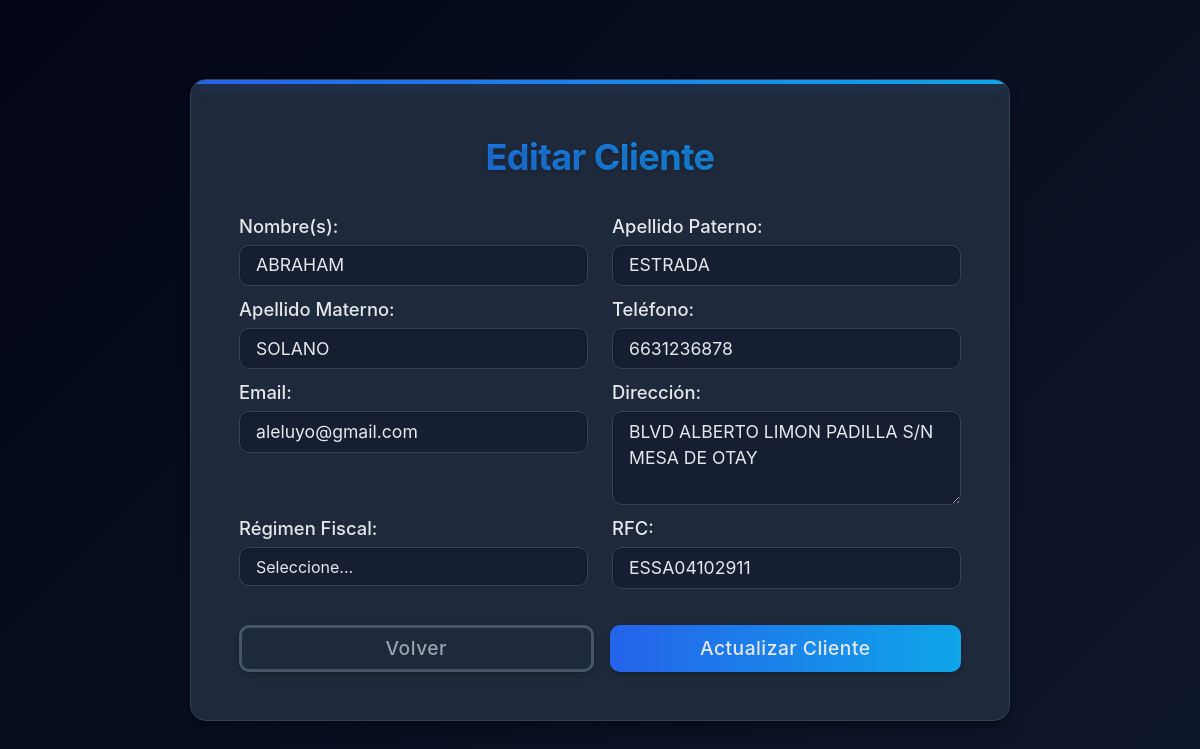
/modules/clients/edit.php?id=4 (signed in), run on the app's committed database.
### tables this page shows
CREATE TABLE `clients` (
  `id` int(11) NOT NULL,
  `first_name` varchar(50) NOT NULL,
  `last_name` varchar(50) NOT NULL,
  `mother_last_name` varchar(50) DEFAULT NULL,
  `phone` varchar(20) DEFAULT NULL,
  `email` varchar(100) DEFAULT NULL,
  `rfc` varchar(13) DEFAULT NULL,
  `address` text DEFAULT NULL,
  `tax_regime_id` int(11) DEFAULT NULL,
  `created_at` timestamp NOT NULL DEFAULT current_timestamp()
);

### modules/clients/edit.php (the view, shortened to what this page needs)
<?php
require_once '../../includes/header.php';
$db = new Database();
$conn = $db->connect();
$client_id = (int) $_GET['id'];
$stmt = $conn->prepare("SELECT * FROM clients WHERE id = :id");
$stmt->bindParam(':id', $client_id, PDO::PARAM_INT);
$stmt->execute();
$client = $stmt->fetch(PDO::FETCH_ASSOC);
?>
<!DOCTYPE html>
<html lang="es">
<head>
    <link href="https://cdn.jsdelivr.net/npm/bootstrap@5.3.0/dist/css/bootstrap.min.css" rel="stylesheet" />
    <link rel="stylesheet" href="/swift_invoice/assets/css/clients.css" />
</head>
<body>
    <main class="d-flex align-items-center justify-content-center min-vh-100">
        <div class="clients-container" style="max-width: 820px;">
            <div class="card-header rounded-top-4 px-4 py-3">
                <h2 class="card-title mb-0 fw-bold text-center">Editar Cliente</h2>
            </div>
            <div class="card-body px-2 py-2">
                <form method="POST" action="save.php">
                    <div class="row">
                        <div class="col-md-6">
                            <div class="form-group">
                                <label class="input-title" for="first_name">Nombre(s):</label>
                                <input type="text" id="first_name" name="first_name" class="form-control"
                                    pattern="[A-Za-zÁÉÍÓÚáéíóúÑñ\s]{1,50}" title="Solo letras y espacios"
                                    value="<?php echo htmlspecialchars($client['first_name']); ?>" required>
                            </div>
                        </div>
                        <div class="col-md-6">
                            <div class="form-group">
                                <label class="input-title" for="last_name">Apellido Paterno:</label>
                                <input type="text" id="last_name" name="last_name" class="form-control"
                                    pattern="[A-Za-zÁÉÍÓÚáéíóúÑñ\s]{1,50}" title="Solo letras y espacios"
                                    value="<?php echo htmlspecialchars($client['last_name']); ?>" required>
                            </div>
                        </div>
                    </div>
                    <div class="row">
                        <div class="col-md-6">
                            <div class="form-group">
                                <label class="input-title" for="mother_last_name">Apellido Materno:</label>
                                <input type="text" id="mother_last_name" name="mother_last_name" class="form-control"
                                    pattern="[A-Za-zÁÉÍÓÚáéíóúÑñ\s]{1,50}" title="Solo letras y espacios"
                                    value="<?php echo htmlspecialchars($client['mother_last_name']); ?>">
                            </div>
                        </div>
                        <div class="col-md-6">
                            <div class="form-group">
                                <label class="input-title" for="phone">Teléfono:</label>
                                <input type="tel" id="phone" name="phone" class="form-control" pattern="[0-9]{10}"
                                    title="Ingrese un teléfono válido de 10 dígitos"
                                    value="<?php echo htmlspecialchars($client['phone']); ?>">
                            </div>
                        </div>
                    </div>
                    <div class="row">
                        <div class="col-md-6">
                            <div class="form-group">
                                <label class="input-title" for="email">Email:</label>
                                <input type="email" id="email" name="email" class="form-control"
                                    value="<?php echo htmlspecialchars($client['email']); ?>">
                            </div>
                        </div>
                        <div class="col-md-6">
                            <div class="form-group">
                                <label class="input-title" for="address">Dirección:</label>
                                <textarea id="address" name="address" class="form-control"
                                    rows="3"><?php echo htmlspecialchars($client['address']); ?></textarea>
                            </div>
                        </div>
                    </div>
                    <div class="row">
                        <div class="col-md-6">
                            <div class="form-group">
                                <label class="input-title" for="tax_regime_id">Régimen Fiscal:</label>
                                <select name="tax_regime_id" id="tax_regime_id" class="form-control" required>
                                    <option value="">Seleccione...</option>
                                </select>
                            </div>
                        </div>
                        <div class="col-md-6">
                            <div class="form-group">
                                <label class="input-title" for="rfc">RFC:</label>
                                <input type="text" id="rfc" name="rfc" class="form-control"
                                    value="<?php echo htmlspecialchars($client['rfc']); ?>">
                            </div>
                        </div>
                    </div>
                    <div class="d-flex justify-content-between mt-4">
                        <a href="index.php" class="btnback">Volver</a>
                        <button type="submit" class="btn ms-3">Actualizar Cliente</button>
                    </div>
                </form>
            </div>
        </div>
    </main>
    <?php
    require_once '../../includes/footer.php';
    ?>
</body>
</html>

### assets/css/main.css (style rules this page uses)
:root { --primary: #2563eb; --primary-dark: #1d4ed8; --secondary: #0ea5e9; --text: #e5e7eb; --text-light: #9ca3af; --bg-dark: #0f172a; --card-bg: #1e293b; --border: #334155; --danger: #ef4444; --shadow: 0 10px 15px -3px rgba(0, 0, 0, 0.3), 0 4px 6px -4px rgba(0, 0, 0, 0.3); }
body { font-family: 'Segoe UI', Tahoma, Geneva, Verdana, sans-serif; margin: 0; padding: 0; background-color: var(--bg-dark); color: var(--text); }
.card-title { font-size: 1.3rem; font-weight: 700; margin: 0; margin-bottom: 0.5rem; }

### data on the page
clients: first_name "ABRAHAM", last_name "ESTRADA", mother_last_name "SOLANO", phone "6631236878", email "aleluyo@gmail.com", address "BLVD ALBERTO LIMON PADILLA S/N MESA DE OTAY", rfc "ESSA04102911"
